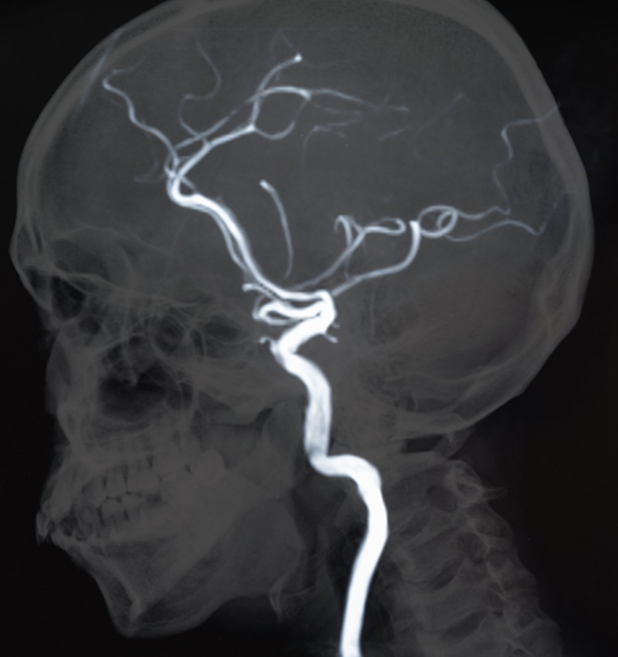
#> input picture images/Artery.png, 1236 x 1314 px (shown at 1/2 size)
$ python main.py   (older library calls are emulated)
#> lines starting #> are read from the running program, lines starting #| are printed output that depends on the picture; after the words box and inside, x2 and y2 are one past the last pixel; in counts of white or black regions, pixels touching at a corner belong together
### improc.py
import numpy as np
import scipy.ndimage as ndimage
import cv2

cimg = None
result_smoothed = None
result_smoothed2 = None
result2 = None

videoOut = None


def hessian(x):
    x_grad = np.gradient(x)
    hessian = np.empty((x.ndim, x.ndim) + x.shape, dtype=x.dtype)
    for k, grad_k in enumerate(x_grad):
        tmp_grad = np.gradient(grad_k)
        for l, grad_kl in enumerate(tmp_grad):
            hessian[k, l, :, :] = grad_kl
    return hessian


def loadmap(map, thresh, smooth):
#> called with map = 'images/Artery.png', thresh = 90, smooth = 1
    global cimg, result_smoothed2, result_smoothed, result2, videoOut
    cimg = cv2.imread(map)
#> cimg is the input picture: shape (1314, 1236, 3); mean B, G, R 57.7, 55.9, 55.4
    grayimg = cv2.cvtColor(cimg, cv2.COLOR_BGR2GRAY)
    (thresh, img) = cv2.threshold(grayimg, thresh, 255, cv2.THRESH_BINARY)
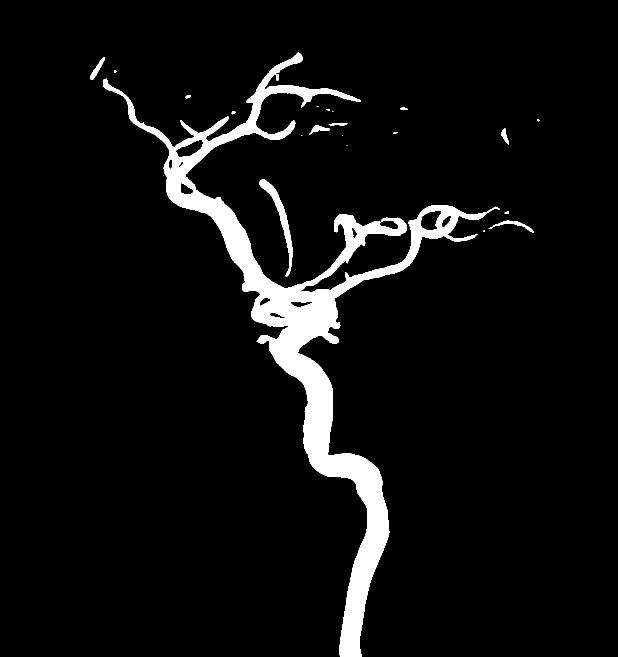
#> img: shape (1314, 1236) (shown at 1/2 size); 5.9% white; 23 white regions (10 under 20 px), largest, box (x1, y1, x2, y2) and area: (206, 105, 999, 1314) 91563, (518, 358, 586, 553) 2278, (977, 441, 1067, 466) 460
#> thresh = 90
    img2 = cv2.distanceTransform(img, cv2.DIST_L2, 0)
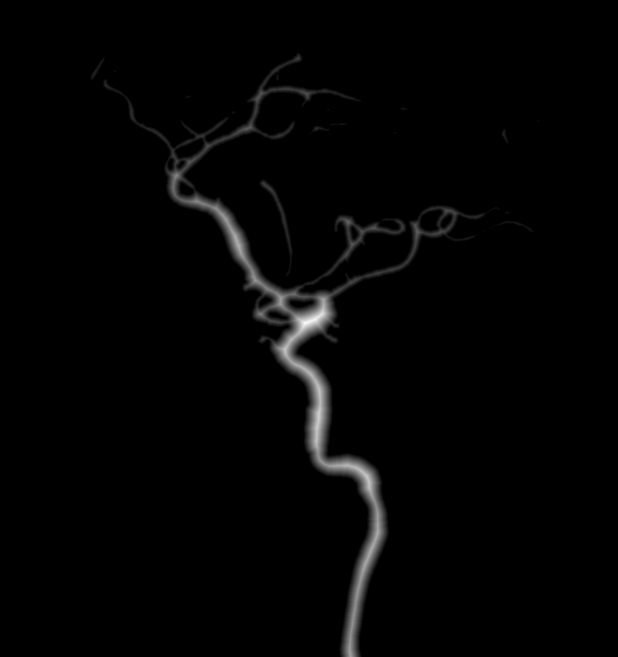
#> img2: shape (1314, 1236) float32 (shown at 1/2 size); min 0, max 34, mean 0.5; drawn with min black and max white
    result2 = cv2.normalize(
        img2, None, alpha=0, beta=255, norm_type=cv2.NORM_MINMAX, dtype=cv2.CV_8U
    )
    result_smoothed = ndimage.gaussian_filter(
        result2.astype(float), sigma=(smooth, smooth), order=0
    )

    gradient = np.array(np.gradient(result_smoothed)).transpose([1, 2, 0])
    h = hessian(result_smoothed).transpose([2, 3, 0, 1])
#> in hessian, `x_grad = np.gradient(x)`: x_grad = 2 items
#> the loop in hessian, `for k, grad_k in enumerate(x_grad):` made 2 passes

    result2 = cv2.cvtColor(result2, cv2.COLOR_GRAY2BGR)
#> result2: shape (1314, 1236, 3)
    result_smoothed2 = cv2.normalize(
        result_smoothed,
        None,
        alpha=0,
        beta=255,
        norm_type=cv2.NORM_MINMAX,
        dtype=cv2.CV_8U,
    )
    result_smoothed2 = cv2.cvtColor(result_smoothed2, cv2.COLOR_GRAY2BGR)
#> result_smoothed2: shape (1314, 1236, 3)

    return (result_smoothed, gradient, h)


def plot(s, save_video=False):
#> called with s = array of shape (6,), save_video = False
    global videoOut
    x = int(s[1])
    y = int(s[0])
    cv2.circle(cimg, [x, y], 2, (255, 0, 0), 2)
#> cimg: shape (1314, 1236, 3); under 0.01% of pixels changed, all inside (x1, y1, x2, y2) = (720, 1147, 727, 1154)
    cv2.imshow("image", cimg)
    cv2.waitKey(10)

### cbf.py
import quadprog as qp
import numpy as np


def interp_eval2d(array, p):
    p_floor = np.array([int(np.floor(p[0])), int(np.floor(p[1]))])
    p_ceil = np.array([int(np.ceil(p[0])), int(np.ceil(p[1]))])
    if np.any(p_ceil - p_floor):
        d = np.linalg.norm(p[0:2] - p_floor) / np.linalg.norm(p_ceil - p_floor)
    else:
        d = 0
    return array[tuple(p_floor)] * (1 - d) + array[tuple(p_ceil)] * d


def qpsolve(P, q, G, h):
    qp_G = 0.5 * (P + P.T)
    qp_a = -q
    qp_C = -G.T
    qp_b = -h
    meq = 0
#> (the run stopped early here; a loop or call above may not have finished)
